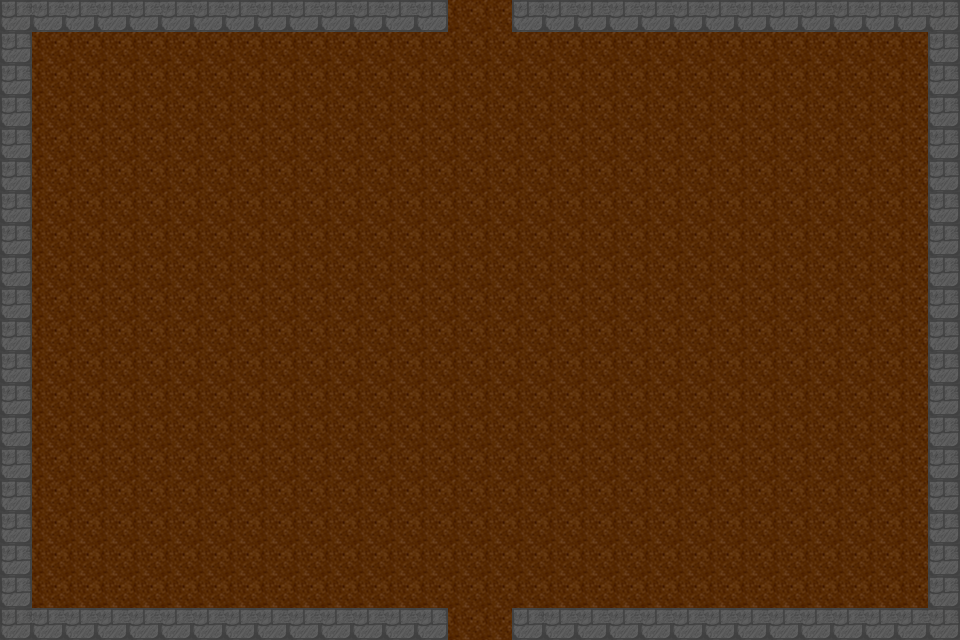

This is a level from a 2D game, rendered from its Tiled map with the project's own tilesets. A one-line summary and the complete map file follow:
An orthogonal 30x20 tile map with 32x32 px tiles, 1 tile layer (Tile layer 1), 2 tilesets and 15 objects.

<map version="1.10" tiledversion="1.11.2" orientation="orthogonal" renderorder="right-down" width="30" height="20" tilewidth="32" tileheight="32" infinite="0" nextlayerid="3" nextobjectid="1">
    <tileset firstgid="1" name="Town Tileset" tilewidth="32" tileheight="32" tilecount="64" columns="8">
        <image source="../tiles/World H Tileset.png" trans="ff00ff" width="256" height="256" />
        <tile id="4">
            <objectgroup draworder="index" id="2">
                <object id="1" x="0" y="0" width="32" height="32" />
            </objectgroup>
        </tile>
        <tile id="5">
            <objectgroup draworder="index" id="2">
                <object id="1" x="0" y="0" width="32" height="32" />
            </objectgroup>
        </tile>
        <tile id="6">
            <objectgroup draworder="index" id="2">
                <object id="1" x="0" y="0" width="32" height="32" />
            </objectgroup>
        </tile>
        <tile id="7">
            <objectgroup draworder="index" id="2">
                <object id="1" x="0" y="0" width="32" height="32" />
            </objectgroup>
        </tile>
        <tile id="8">
            <objectgroup draworder="index" id="2">
                <object id="1" x="0" y="0" width="32" height="32" />
            </objectgroup>
        </tile>
        <tile id="10">
            <objectgroup draworder="index" id="2">
                <object id="1" x="0" y="32" width="32" height="0" />
            </objectgroup>
        </tile>
        <tile id="11">
            <objectgroup draworder="index" id="2">
                <object id="1" x="0" y="32" width="32" height="0" />
                <object id="2" x="32" y="0" width="0" height="32" />
            </objectgroup>
        </tile>
        <tile id="12">
            <objectgroup draworder="index" id="2">
                <object id="1" x="32" y="0" width="0" height="32" />
            </objectgroup>
        </tile>
        <tile id="13">
            <objectgroup draworder="index" id="2">
                <object id="1" x="0" y="32" width="32" height="0" />
                <object id="2" x="0" y="32" width="32" height="0" />
                <object id="3" x="0" y="0" width="0" height="32" />
            </objectgroup>
        </tile>
        <tile id="14">
            <objectgroup draworder="index" id="2">
                <object id="1" x="0" y="0" width="0" height="32" />
            </objectgroup>
        </tile>
        <tile id="16">
            <objectgroup draworder="index" id="2">
                <object id="1" x="0" y="0" width="32" height="32" />
            </objectgroup>
        </tile>
        <tile id="24">
            <objectgroup draworder="index" id="2">
                <object id="1" x="0" y="0" width="32" height="32" />
            </objectgroup>
        </tile>
    </tileset>
    <tileset firstgid="65" name="Dungeon Crawler Tileset" tilewidth="32" tileheight="32" tilecount="100" columns="10">
        <image source="../tiles/Dungeon_Tile.png" trans="" width="320" height="320" />
    </tileset>
    <layer id="1" name="Tile layer 1" width="30" height="20">
        <data encoding="csv">
9,6,6,6,6,6,6,6,6,6,6,6,6,7,1,1,9,6,6,6,6,6,6,6,6,6,6,6,6,7,
8,1,1,1,1,1,1,1,1,1,1,1,1,1,1,1,1,1,1,1,1,1,1,1,1,1,1,1,1,8,
8,1,1,1,1,1,1,1,1,1,1,1,1,1,1,1,1,1,1,1,1,1,1,1,1,1,1,1,1,8,
8,1,1,1,1,1,1,1,1,1,1,1,1,1,1,1,1,1,1,1,1,1,1,1,1,1,1,1,1,8,
8,1,1,1,1,1,1,1,1,1,1,1,1,1,1,1,1,1,1,1,1,1,1,1,1,1,1,1,1,8,
8,1,1,1,1,1,1,1,1,1,1,1,1,1,1,1,1,1,1,1,1,1,1,1,1,1,1,1,1,8,
8,1,1,1,1,1,1,1,1,1,1,1,1,1,1,1,1,1,1,1,1,1,1,1,1,1,1,1,1,8,
8,1,1,1,1,1,1,1,1,1,1,1,1,1,1,1,1,1,1,1,1,1,1,1,1,1,1,1,1,8,
8,1,1,1,1,1,1,1,1,1,1,1,1,1,1,1,1,1,1,1,1,1,1,1,1,1,1,1,1,8,
8,1,1,1,1,1,1,1,1,1,1,1,1,1,1,1,1,1,1,1,1,1,1,1,1,1,1,1,1,8,
8,1,1,1,1,1,1,1,1,1,1,1,1,1,1,1,1,1,1,1,1,1,1,1,1,1,1,1,1,8,
8,1,1,1,1,1,1,1,1,1,1,1,1,1,1,1,1,1,1,1,1,1,1,1,1,1,1,1,1,8,
8,1,1,1,1,1,1,1,1,1,1,1,1,1,1,1,1,1,1,1,1,1,1,1,1,1,1,1,1,8,
8,1,1,1,1,1,1,1,1,1,1,1,1,1,1,1,1,1,1,1,1,1,1,1,1,1,1,1,1,8,
8,1,1,1,1,1,1,1,1,1,1,1,1,1,1,1,1,1,1,1,1,1,1,1,1,1,1,1,1,8,
8,1,1,1,1,1,1,1,1,1,1,1,1,1,1,1,1,1,1,1,1,1,1,1,1,1,1,1,1,8,
8,1,1,1,1,1,1,1,1,1,1,1,1,1,1,1,1,1,1,1,1,1,1,1,1,1,1,1,1,8,
8,1,1,1,1,1,1,1,1,1,1,1,1,1,1,1,1,1,1,1,1,1,1,1,1,1,1,1,1,8,
8,1,1,1,1,1,1,1,1,1,1,1,1,1,1,1,1,1,1,1,1,1,1,1,1,1,1,1,1,8,
9,6,6,6,6,6,6,6,6,6,6,6,6,7,1,1,9,6,6,6,6,6,6,6,6,6,6,6,6,7
        </data>
    </layer>
</map>
